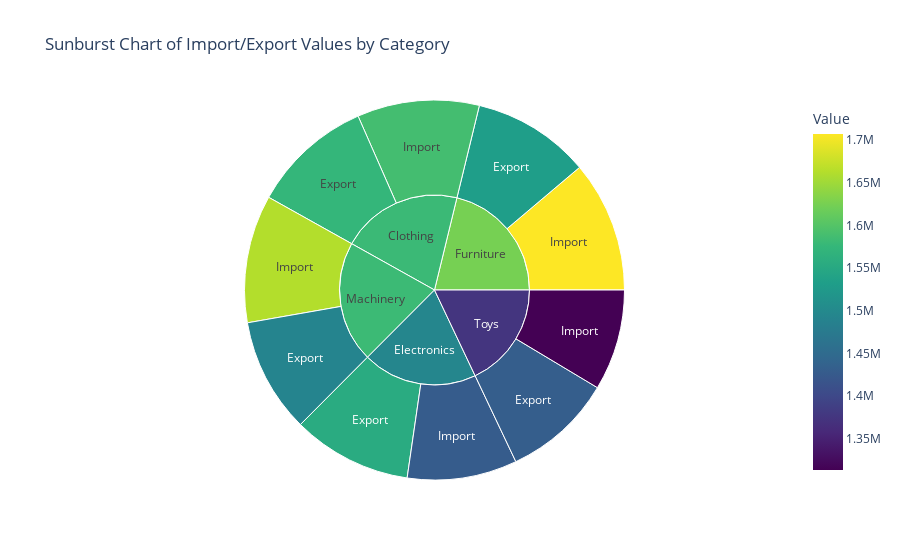

The code cell stored with this chart in its notebook:
### Code cell
import plotly.express as px
import pandas as pd

# Prepare data for the sunburst chart
# First, create a new DataFrame for hierarchical structure
sunburst_data = df.groupby(['Category', 'Import_Export']).agg({'Value': 'sum'}).reset_index()

# Create the sunburst chart
fig = px.sunburst(sunburst_data, 
                  path=['Category', 'Import_Export'],  # Hierarchy levels
                  values='Value',                       # Values for sizing
                  title='Sunburst Chart of Import/Export Values by Category',
                  color='Value',                        # Color based on value
                  color_continuous_scale='Viridis')    # Color scale

# Show the sunburst chart
fig.show()

### Figure 1 — Plotly figure (JSON) as saved in the notebook; plotly's stock layout.template omitted (floating-point values rounded to 4 significant figures)
{"data": [{"branchvalues": "total", "customdata": [[1574000.0], [1554000.0], [1533000.0], [1492000.0], [1430000.0], [1587000.0], [1428000.0], [1707000.0], [1662000.0], [1313000.0], [1580000.0], [1494000.0], [1625000.0], [1582000.0], [1374000.0]], "domain": {"x": [0, 1], "y": [0, 1]}, "hovertemplate": "labels=%{label}<br>Value_sum=%{value}<br>parent=%{parent}<br>id=%{id}<br>Value=%{color}<extra></extra>", "ids": ["Clothing/Export", "Electronics/Export", "Furniture/Export", "Machinery/Export", "Toys/Export", "Clothing/Import", "Electronics/Import", "Furniture/Import", "Machinery/Import", "Toys/Import", "Clothing", "Electronics", "Furniture", "Machinery", "Toys"], "labels": ["Export", "Export", "Export", "Export", "Export", "Import", "Import", "Import", "Import", "Import", "Clothing", "Electronics", "Furniture", "Machinery", "Toys"], "marker": {"coloraxis": "coloraxis", "colors": [1574000.0, 1554000.0, 1533000.0, 1492000.0, 1430000.0, 1587000.0, 1428000.0, 1707000.0, 1662000.0, 1313000.0, 1580000.0, 1494000.0, 1625000.0, 1582000.0, 1374000.0]}, "name": "", "parents": ["Clothing", "Electronics", "Furniture", "Machinery", "Toys", "Clothing", "Electronics", "Furniture", "Machinery", "Toys", "", "", "", "", ""], "type": "sunburst", "values": [1574000.0, 1554000.0, 1533000.0, 1492000.0, 1430000.0, 1587000.0, 1428000.0, 1707000.0, 1662000.0, 1313000.0, 3161000.0, 2983000.0, 3240000.0, 3154000.0, 2744000.0]}], "layout": {"autosize": true, "coloraxis": {"colorbar": {"title": {"text": "Value"}}, "colorscale": [[0, "#440154"], [0.1111, "#482878"], [0.2222, "#3e4989"], [0.3333, "#31688e"], [0.4444, "#26828e"], [0.5556, "#1f9e89"], [0.6667, "#35b779"], [0.7778, "#6ece58"], [0.8889, "#b5de2b"], [1, "#fde725"]]}, "legend": {"tracegroupgap": 0}, "title": {"text": "Sunburst Chart of Import/Export Values by Category"}}}
